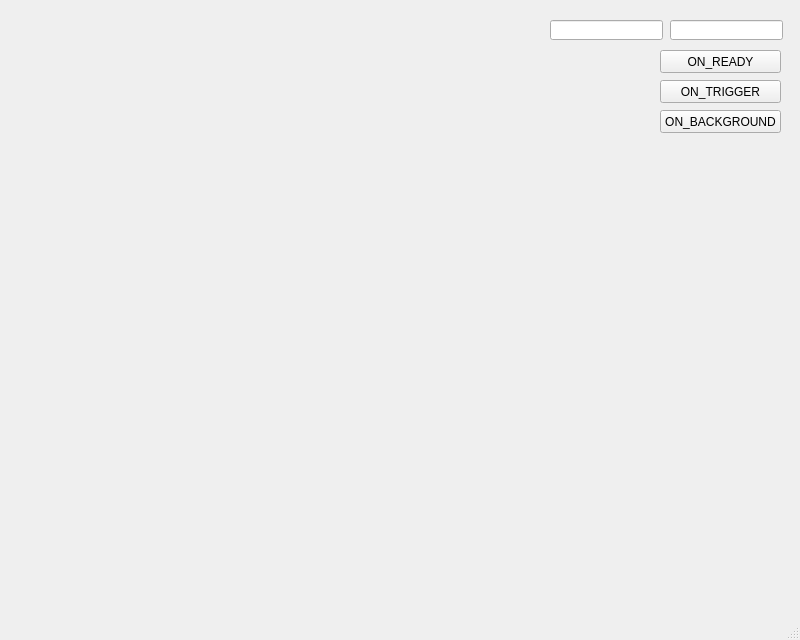
<?xml version="1.0" encoding="UTF-8"?>
<ui version="4.0">
 <class>MainWindow</class>
 <widget class="QMainWindow" name="MainWindow">
  <property name="geometry">
   <rect>
    <x>0</x>
    <y>0</y>
    <width>800</width>
    <height>640</height>
   </rect>
  </property>
  <property name="windowTitle">
   <string>MainWindow</string>
  </property>
  <widget class="QWidget" name="centralwidget">
   <widget class="QLabel" name="preview">
    <property name="geometry">
     <rect>
      <x>0</x>
      <y>0</y>
      <width>801</width>
      <height>301</height>
     </rect>
    </property>
    <property name="text">
     <string/>
    </property>
   </widget>
   <widget class="QLineEdit" name="lineEdit">
    <property name="geometry">
     <rect>
      <x>670</x>
      <y>20</y>
      <width>113</width>
      <height>20</height>
     </rect>
    </property>
    <property name="readOnly">
     <bool>true</bool>
    </property>
   </widget>
   <widget class="QLineEdit" name="lineEdit_2">
    <property name="geometry">
     <rect>
      <x>550</x>
      <y>20</y>
      <width>113</width>
      <height>20</height>
     </rect>
    </property>
    <property name="readOnly">
     <bool>true</bool>
    </property>
   </widget>
   <widget class="QLabel" name="canvas">
    <property name="geometry">
     <rect>
      <x>0</x>
      <y>300</y>
      <width>801</width>
      <height>291</height>
     </rect>
    </property>
    <property name="text">
     <string/>
    </property>
   </widget>
   <widget class="QPushButton" name="pushButton">
    <property name="geometry">
     <rect>
      <x>660</x>
      <y>50</y>
      <width>121</width>
      <height>23</height>
     </rect>
    </property>
    <property name="text">
     <string>ON_READY</string>
    </property>
   </widget>
   <widget class="QPushButton" name="pushButton_2">
    <property name="geometry">
     <rect>
      <x>660</x>
      <y>80</y>
      <width>121</width>
      <height>23</height>
     </rect>
    </property>
    <property name="text">
     <string>ON_TRIGGER</string>
    </property>
   </widget>
   <widget class="QPushButton" name="pushButton_3">
    <property name="geometry">
     <rect>
      <x>660</x>
      <y>110</y>
      <width>121</width>
      <height>23</height>
     </rect>
    </property>
    <property name="text">
     <string>ON_BACKGROUND</string>
    </property>
   </widget>
  </widget>
  <widget class="QMenuBar" name="menubar">
   <property name="geometry">
    <rect>
     <x>0</x>
     <y>0</y>
     <width>800</width>
     <height>21</height>
    </rect>
   </property>
  </widget>
  <widget class="QStatusBar" name="statusbar"/>
 </widget>
 <resources/>
 <connections/>
</ui>
